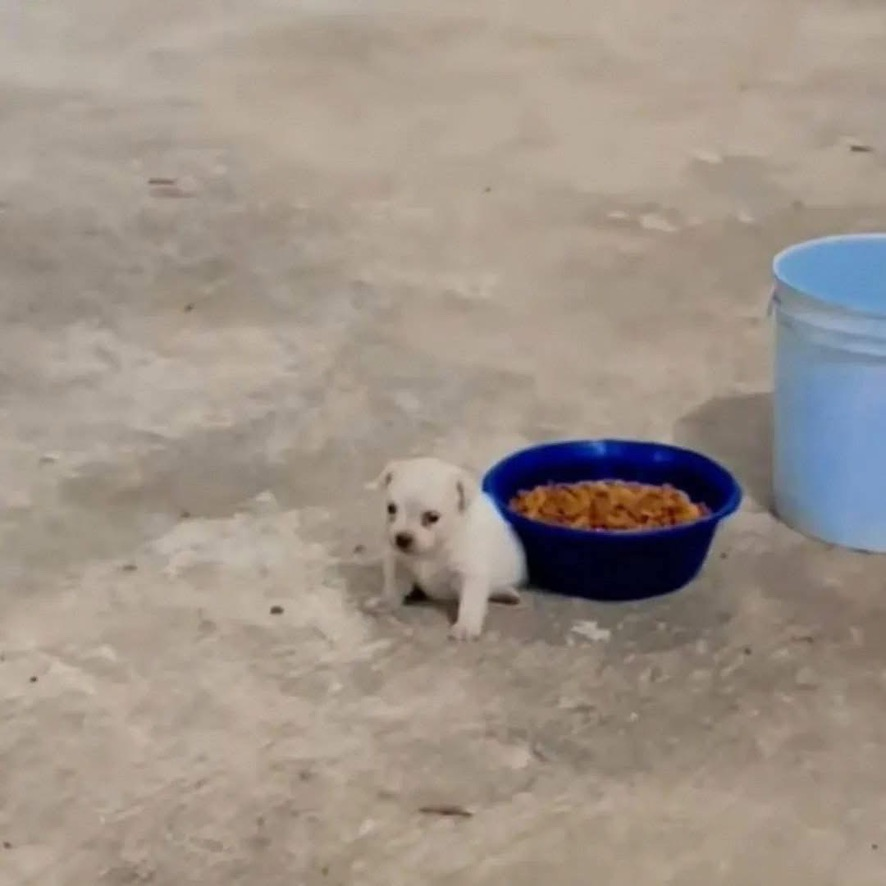
#> input picture task_1/data/dog.jpeg, 886 x 886 px
$ python task_1.py
#> lines starting #> are read from the running program, lines starting #| are printed output that depends on the picture
import cv2

def task_1(image_path):
#> called with image_path = 'data/dog.jpeg'
    image = cv2.imread(image_path)
#> image is the input picture: shape (886, 886, 3); mean B, G, R 136.3, 146.8, 158.4
    if image is None:
        print(f"[Task 1] Error: Image not found at path: {image_path}")
        return None
    print("[Task 1] Image loaded successfully.")
    cv2.imshow("Task 1: Original Image", image)
    cv2.waitKey(0)
    cv2.destroyAllWindows()
    return image

def task_2(image):
    if image is None:
        print("[Task 2] No input image.")
        return
    height, width, channels = image.shape
#> height = 886; width = 886; channels = 3
    print(f"[Task 2] Dimensions: {width}x{height}, Channels: {channels}")
#| [Task 2] Dimensions: 886x886, Channels: 3

def task_3(image_path):
#> called with image_path = 'data/dog.jpeg'
    gray_image = cv2.imread(image_path, cv2.IMREAD_GRAYSCALE)
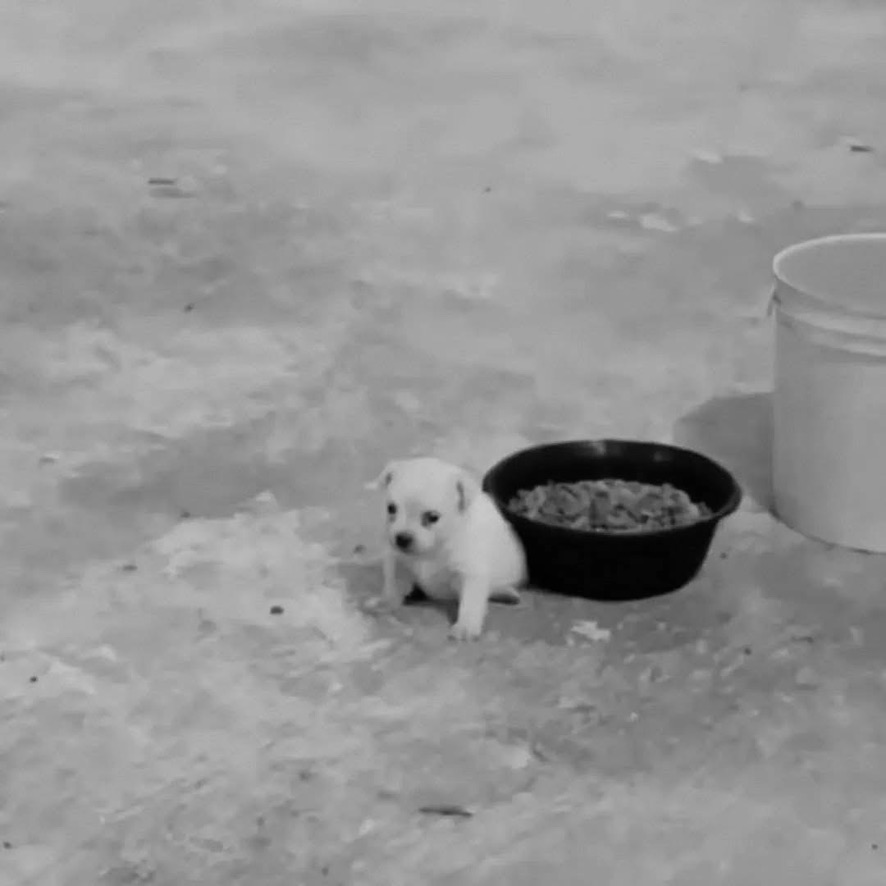
#> gray_image: shape (886, 886); min 0, max 202, mean 149.1
    if gray_image is None:
        print("[Task 3] Error: Could not load grayscale image.")
        return None
    cv2.imshow("Task 3: Grayscale Image", gray_image)
    cv2.waitKey(0)
    cv2.destroyAllWindows()
    print("[Task 3] Channels: 1 (grayscale)")
    return gray_image

def task_4(gray_image, save_path="gray_output.jpg"):
    if gray_image is None:
        print("[Task 4] No grayscale image to save.")
        return
    success = cv2.imwrite(save_path, gray_image)
    if success:
        print(f"[Task 4] Image saved as '{save_path}'.")
    else:
        print("[Task 4] Error saving image.")

def task_5(image_path1, image_path2):
#> called with image_path1 = 'data/dog.jpeg', image_path2 = 'data/ruby.jpeg'
    image1 = cv2.imread(image_path1)
    image2 = cv2.imread(image_path2)
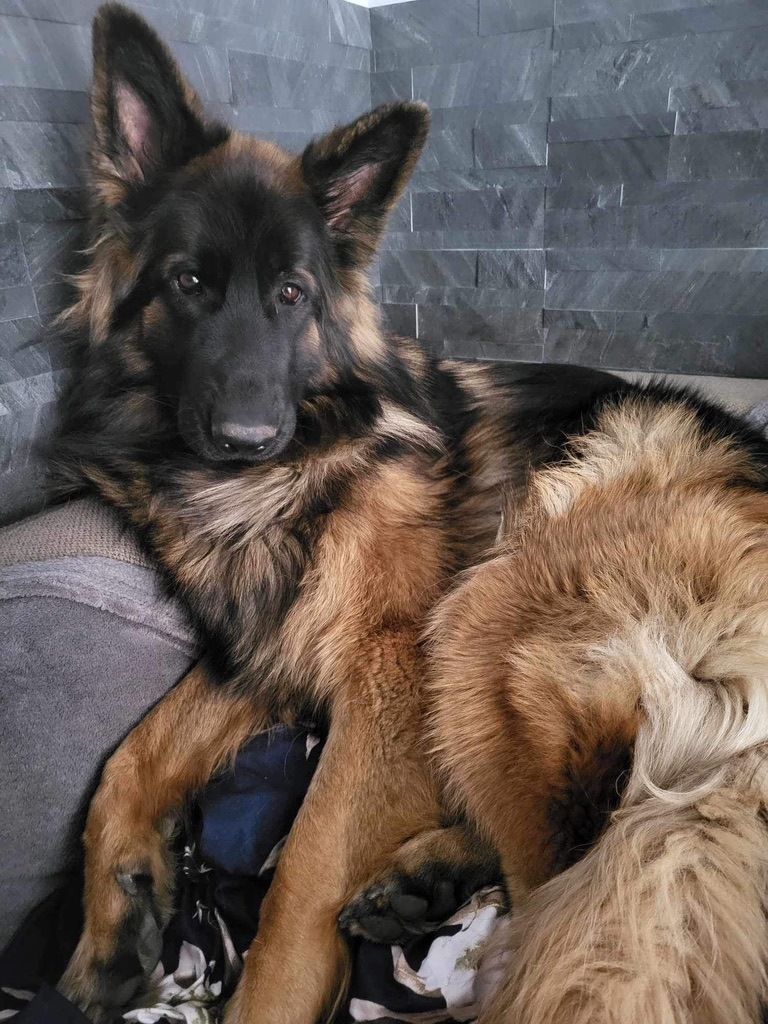
#> input picture task_1/data/ruby.jpeg, 768 x 1024 px
#> image2 is the input picture: shape (1024, 768, 3); mean B, G, R 84.9, 91, 102.2

    if image1 is None or image2 is None:
        print("[Task 5] Error: One or both images could not be loaded.")
        return

    cv2.imshow("Task 5: Image 1", image1)
    cv2.imshow("Task 5: Image 2", image2)
    print("[Task 5] Press any key to close both images.")
    cv2.waitKey(0)
    cv2.destroyAllWindows()

def task_6(image_path):
    image = cv2.imread(image_path)
    if image is None:
        print("[Task 6] Error: Could not load image.")
        return
    cv2.namedWindow("Task 6: Resizable Window", cv2.WINDOW_NORMAL)
    cv2.imshow("Task 6: Resizable Window", image)
    print("[Task 6] Window should be resizable.")
    cv2.waitKey(0)
    cv2.destroyAllWindows()

image_path = "data/dog.jpeg"
second_image_path = "data/ruby.jpeg"

image = task_1(image_path)
task_2(image)
gray_image = task_3(image_path)
task_4(gray_image)
task_5(image_path, second_image_path)
task_6(image_path)
